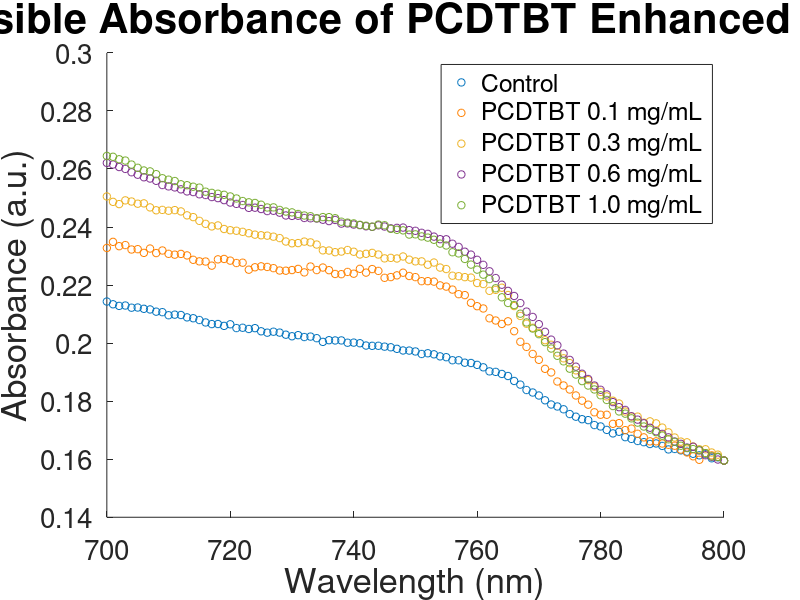

Write MATLAB code to recreate this figure. (Note: this script raises an error after producing the figure.)
clear


x = [800
799
798
797
796
795
794
793
792
791
790
789
788
787
786
785
784
783
782
781
780
779
778
777
776
775
774
773
772
771
770
769
768
767
766
765
764
763
762
761
760
759
758
757
756
755
754
753
752
751
750
749
748
747
746
745
744
743
742
741
740
739
738
737
736
735
734
733
732
731
730
729
728
727
726
725
724
723
722
721
720
719
718
717
716
715
714
713
712
711
710
709
708
707
706
705
704
703
702
701
700]
Cont = [0.159517
0.160654
0.160325
0.161784
0.161342
0.161869
0.162596
0.163057
0.163527
0.16337
0.164579
0.165434
0.165239
0.165871
0.166278
0.166999
0.1676
0.169458
0.168897
0.170097
0.171286
0.171766
0.173467
0.173784
0.174648
0.175559
0.177205
0.17817
0.178847
0.180301
0.181953
0.182982
0.18384
0.185701
0.186957
0.188667
0.189373
0.19009
0.190263
0.191665
0.19251
0.193149
0.193252
0.194096
0.194097
0.195151
0.195435
0.196144
0.196509
0.196253
0.197124
0.197429
0.197464
0.198032
0.198572
0.198786
0.199081
0.199065
0.199161
0.199964
0.200174
0.200137
0.200927
0.200917
0.201008
0.200422
0.201703
0.202249
0.202094
0.202744
0.202363
0.202904
0.203621
0.203931
0.203599
0.204075
0.20516
0.204869
0.205294
0.205185
0.206495
0.205936
0.206584
0.206559
0.207121
0.207961
0.208573
0.208875
0.209689
0.209808
0.209607
0.210665
0.210839
0.211602
0.211821
0.212265
0.212206
0.212953
0.212823
0.213386
0.214327]
PCDTBT01 = [0.159517
0.160781
0.161319
0.162069
0.159795
0.161009
0.162333
0.163307
0.164642
0.164967
0.165404
0.166153
0.166157
0.167528
0.168759
0.17054
0.170018
0.17243
0.172187
0.175312
0.175322
0.176162
0.178795
0.18017
0.181961
0.184011
0.18541
0.186777
0.189903
0.191142
0.194244
0.19627
0.198687
0.200463
0.204107
0.207514
0.2066
0.207791
0.208547
0.211935
0.212729
0.213882
0.216544
0.216867
0.218441
0.219474
0.219891
0.22119
0.221354
0.221346
0.22274
0.223127
0.224262
0.223348
0.222754
0.222498
0.224878
0.225514
0.224292
0.2256
0.223916
0.224524
0.223755
0.223821
0.225135
0.226042
0.225168
0.226391
0.224367
0.225569
0.225175
0.224947
0.225017
0.22583
0.226244
0.226459
0.226134
0.225301
0.227709
0.227598
0.228422
0.228999
0.228862
0.226691
0.228113
0.22817
0.228705
0.23022
0.230735
0.230476
0.230768
0.231917
0.23103
0.232588
0.231088
0.23237
0.232254
0.233785
0.233401
0.234887
0.232785]
PCDTBT03 = [0.159517
0.161567
0.162309
0.163428
0.163416
0.164343
0.165816
0.166062
0.167471
0.169254
0.170894
0.172341
0.173039
0.172564
0.174671
0.174677
0.176406
0.179182
0.180153
0.181642
0.183191
0.185012
0.187253
0.189019
0.190618
0.193127
0.194764
0.196739
0.19943
0.201009
0.203521
0.205284
0.206671
0.20936
0.212762
0.216575
0.219089
0.218342
0.21801
0.220354
0.220716
0.222577
0.22273
0.223059
0.223227
0.225522
0.226027
0.227765
0.22701
0.228165
0.228169
0.228754
0.22985
0.229158
0.229373
0.229196
0.230524
0.231088
0.230774
0.230546
0.231484
0.232082
0.231547
0.231329
0.231898
0.231964
0.233965
0.234705
0.23498
0.23447
0.234399
0.235008
0.236192
0.236677
0.237028
0.23716
0.237373
0.237868
0.238346
0.238715
0.238895
0.23932
0.240544
0.240213
0.241096
0.242124
0.243417
0.244023
0.24538
0.245827
0.245613
0.245902
0.245774
0.246762
0.248151
0.248034
0.248791
0.24918
0.247901
0.248672
0.250534]
PCDTBT06 = [0.159517
0.159893
0.160841
0.161381
0.16303
0.164299
0.164018
0.165293
0.166085
0.167531
0.168724
0.169614
0.170839
0.172369
0.17363
0.174806
0.176977
0.177933
0.179677
0.182314
0.183916
0.185387
0.187637
0.18945
0.191881
0.194215
0.196392
0.19924
0.201195
0.203898
0.206536
0.209018
0.210858
0.213797
0.21624
0.217993
0.220121
0.222423
0.224749
0.226969
0.228705
0.230492
0.231494
0.233149
0.234244
0.235775
0.235811
0.236695
0.237642
0.238006
0.238695
0.238936
0.239814
0.239706
0.239549
0.240168
0.240586
0.240061
0.240258
0.240662
0.240855
0.241239
0.241178
0.242438
0.242047
0.242514
0.242937
0.243017
0.243119
0.24389
0.243829
0.243979
0.244944
0.245598
0.245496
0.246206
0.246664
0.246607
0.247594
0.247974
0.248433
0.249272
0.249964
0.250326
0.251026
0.251282
0.252048
0.252272
0.252981
0.253652
0.254001
0.254468
0.25592
0.256713
0.257147
0.258021
0.258868
0.260022
0.260676
0.261542
0.262096]
PCDTBT10 = [0.159517
0.160825
0.160969
0.1621
0.163148
0.163498
0.163837
0.164635
0.166007
0.166862
0.168113
0.169305
0.170194
0.171262
0.172607
0.174084
0.175693
0.176455
0.178316
0.180409
0.182038
0.184033
0.185387
0.186913
0.189172
0.191188
0.193723
0.195631
0.198141
0.200333
0.203082
0.20502
0.207132
0.210138
0.213119
0.213832
0.215789
0.218899
0.222049
0.223587
0.225324
0.227054
0.228999
0.230911
0.231313
0.233641
0.234283
0.235606
0.236352
0.236765
0.237479
0.237399
0.238851
0.239047
0.239369
0.240615
0.240853
0.240122
0.24044
0.240753
0.24125
0.241514
0.241834
0.243038
0.24341
0.243425
0.24303
0.243715
0.243975
0.244488
0.245045
0.245329
0.245886
0.246772
0.246736
0.247687
0.248287
0.248514
0.248955
0.249834
0.250537
0.251103
0.251463
0.251765
0.252181
0.253581
0.253889
0.254411
0.25473
0.255848
0.256318
0.256811
0.258216
0.25917
0.25948
0.260407
0.261521
0.262902
0.263348
0.264204
0.264494]









fig = scatter(x,Cont, 30, [ 0    0.4470    0.7410]); 
hold on 
scatter(x,PCDTBT01, 30, [1.0, 0.5, 0.0]);
scatter(x,PCDTBT03, 30, [    0.9290    0.6940    0.1250]);
scatter(x,PCDTBT06, 30, [0.4940    0.1840    0.5560]);
scatter(x,PCDTBT10, 30, [  0.4660    0.6740    0.1880]);

set(gca,'fontsize',20)

title('UV-Visible Absorbance of PCDTBT Enhanced MAPbI_3', 'FontSize', 30);
set(xlabel('Wavelength (nm)', 'FontSize', 25));
set(ylabel('Absorbance (a.u.)', 'FontSize', 25));


lng = legend('Control', 'PCDTBT 0.1 mg/mL', 'PCDTBT 0.3 mg/mL', 'PCDTBT 0.6 mg/mL', 'PCDTBT 1.0 mg/mL')
lng.FontSize = 20;
fig = gcf;
fig.PaperUnits = 'inches';
fig.PaperPosition = [ 0 0 12 10];
print('PCDTBT700-800', '-dpng', '-r0');